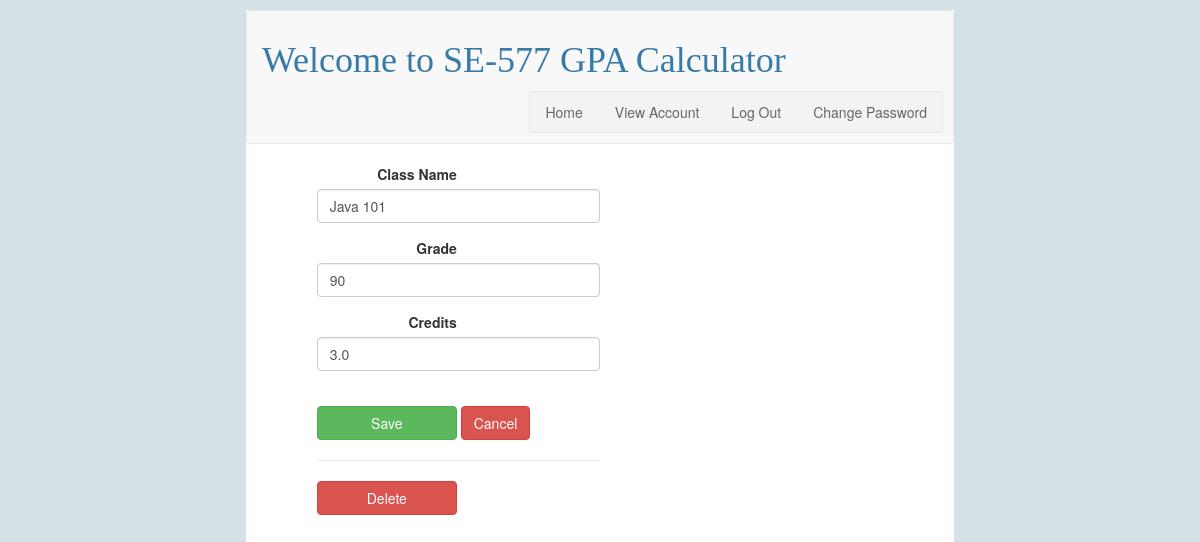
The page /1/update (signed in) on the database its author committed.
### tables this page shows
CREATE TABLE class (
  id INTEGER PRIMARY KEY AUTOINCREMENT,
  author_id INTEGER NOT NULL,
  classname TEXT NOT NULL,
  grade INTEGER NOT NULL,
  credits REAL NOT NULL,
  FOREIGN KEY (author_id) REFERENCES user (id)
);

### flaskr/calc.py (the view, shortened to what this page needs)
@bp.route('/<int:id>/update', methods=('GET', 'POST'))
@login_required
def update(id):
    course = get_class(id)
    return render_template('calc/update.html', course=course)

### flaskr/auth.py (called while the page is built)
@bp.before_app_request
def load_logged_in_user():
    user_id = session.get('user_id')
    if user_id is None:
        g.user = None
    else:
        g.user = get_db().execute(
            'SELECT * FROM user WHERE id = ?', (user_id,)
        ).fetchone()

def login_required(view):
    @functools.wraps(view)
    def wrapped_view(**kwargs):
        if g.user is None:
            return redirect(url_for('auth.login'))
        return view(**kwargs)
    return wrapped_view

### flaskr/calc.py (called while the page is built)
def get_class(id, check_author=True):
    course = get_db().execute(
        'SELECT p.id, classname, grade, credits, author_id, username'
        ' FROM class p JOIN user u ON p.author_id = u.id'
        ' WHERE p.id = ?',
        (id,)
    ).fetchone()
    if course is None:
        abort(404, "Class id {0} doesn't exist.".format(id))
    if check_author and course['author_id'] != g.user['id']:
        abort(403)
    return course

### flaskr/db.py (called while the page is built)
def get_db():
    if 'db' not in g:
        g.db = sqlite3.connect(
            current_app.config['DATABASE'],
            detect_types=sqlite3.PARSE_DECLTYPES
        )
        g.db.row_factory = sqlite3.Row
    return g.db

### flaskr/templates/calc/update.html (shortened to what this page needs)
{% extends 'base.html' %}
{% block content %}
    <div id="auth">
  <form method="post">
      <div class="form-group">
			<label for="classname">Class Name</label>
			<input name="classname" class="form-control"  id="classname"
				value="{{ request.form['classname'] or course['classname'] }}" required>
		</div>
		<div class="form-group">
			<label for="grade">Grade</label>
			<input name="grade" class="form-control" id="grade" value="{{ request.form['grade'] or course['grade'] }}" required>
		</div>
		<div class="form-group">
			<label for="credits">Credits</label>
			<input name="credits" class="form-control"  id="credits" value="{{ request.form['credits'] or course['credits'] }}" required>
		</div>
		<input type="submit" value="Save" class="btn btn-success">
		<a href="{{ url_for('calc.viewClasses') }}" class="btn btn-danger">Cancel</a>
	</form>
	<hr>
	<form action="{{ url_for('calc.delete', id=course['id']) }}" method="post">
		<input type="submit" value="Delete" class="btn btn-danger" onclick="return confirm('Are you sure?');">
	</form>
    </div>
{% endblock %}

### flaskr/static/style.css (style rules this page uses)
html { font-family: sans-serif; background: rgb(212, 225, 231); padding: 1rem; }
body { max-width: 60%; margin: 0 auto; background: white; }
.form-control { text-align: left; }
#auth { padding-left: 10%; padding-bottom: 10%; width: 50%; }
input[type=submit] { align-self: start; min-width: 10em; }
label { display: inline-block; width: 140px; text-align: right; }

### rows shown on the page
class: classname "Java 101", grade "90", credits "3.0"
